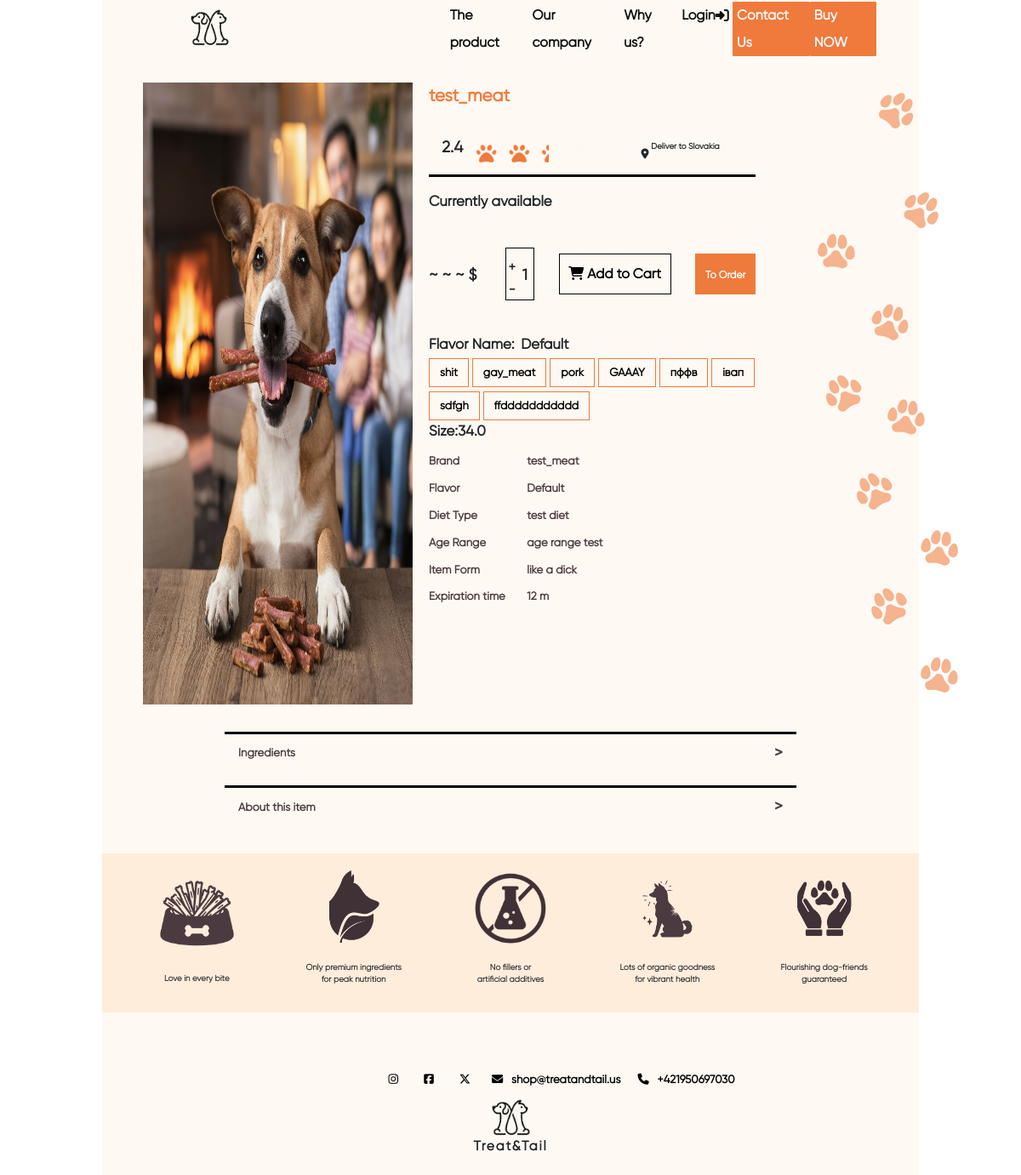
Page /products/test-meat/ on the committed database.
### shop/models.py (models this page shows, shortened)
class Product(models.Model):
    name = models.CharField(max_length=255, verbose_name="Product Name")
    name_eng = models.CharField(max_length=255, verbose_name="Product Name (English)", blank=True, null=True)
    description = models.TextField(verbose_name="Description", blank=True, null=True)
    ingredients = models.TextField(verbose_name="Ingredients", blank=True, null=True)
    slug = models.SlugField(unique=True)
    article = models.CharField(max_length=50, verbose_name="Article")
    image = models.ImageField(upload_to="products/", verbose_name="Product Image", blank=True, null=True)
    aviable_num = models.IntegerField(verbose_name="Available Quantity", default=0)
    weight = models.FloatField(verbose_name="Weight (kg)", blank=True, null=True)
    sale = models.IntegerField(verbose_name="Discount Percentage", blank=True, null=True)
    diet_type = models.CharField(max_length=100, verbose_name="Diet Type", blank=True, null=True)
    age_range = models.CharField(max_length=100, verbose_name="Age Range", blank=True, null=True)
    item_form = models.CharField(max_length=50, verbose_name="Item Form", blank=True, null=True)
    width = models.FloatField(verbose_name="Width (cm)", blank=True, null=True)
    height = models.FloatField(verbose_name="Height (cm)", blank=True, null=True)
    expiration_months = models.IntegerField(verbose_name="Months to Expiration", blank=True, null=True)
    tags = models.ManyToManyField("Tag", verbose_name="Tags", blank=True)
    created_at = models.DateTimeField(auto_now_add=True, verbose_name="Created At")
    updated_at = models.DateTimeField(auto_now=True, verbose_name="Updated At")
    rating = models.DecimalField(
        max_digits=3,
        decimal_places=1,
        null=True,
        blank=True,
        verbose_name="Rating (0-5)")
    class Meta:
        verbose_name = "Product"
        verbose_name_plural = "Products"

class ProductFlavor(models.Model):
    product = models.ForeignKey(Product, on_delete=models.CASCADE, related_name="flavors", verbose_name="Product")
    flavor_name = models.CharField(max_length=100, verbose_name="Flavor Name")
    price = models.DecimalField(max_digits=10, decimal_places=2, verbose_name="Flavor Price")
    class Meta:
        verbose_name = "Product Flavor"
        verbose_name_plural = "Product Flavors"

### shop/views.py (the view)
# urls.py: path('products/<slug:slug>/', ProductDetailView.as_view(), name='product_detail'),
class ProductDetailView(DetailView):
    model = Product
    template_name = 'shop/pages/buy.html'
    def get_context_data(self, **kwargs):
        context = super().get_context_data(**kwargs)
        product = self.object
        qty = self.kwargs.get('qty', 1)
        try:
            quantity = int(qty)
            if quantity < 1:
                quantity = 1  # Ensure quantity is at least 1
        except ValueError:
            quantity = 1  # Fallback if qty is not an integer
        context['quantity'] = quantity
        rating_percentage = (product.rating / 5) * 100 if product.rating else 0
        context['rating_percentage'] = rating_percentage
        context['flavors'] = product.flavors.all()
        context['in_stock'] = product.aviable_num > 0
        return context

### shop/templates/shop/pages/buy.html (shortened to what this page needs)
{% load static %}
<!DOCTYPE html>
<html lang="en">
<head>
    <link href="https://cdn.jsdelivr.net/npm/bootstrap@5.3.1/dist/css/bootstrap.min.css" rel="stylesheet"
>
    <link rel="stylesheet" href="{% static 'assets/css/general.css' %}">
    <link rel="stylesheet" href="{% static 'assets/css/navbarstyle.css' %}">
    <link rel="stylesheet" href="{% static 'assets/css/footerstyle.css' %}">
    <link rel="stylesheet" href="{% static 'assets/css/infoblockstyle.css' %}">
    <link rel="stylesheet" href="{% static 'assets/css/buy.css' %}">
</head>
<body>
    <div id="Wrapper">
        {% include 'shop/modules/_cap.html' %}
        <div id="ProductSection">
            <div id="ProductPhoto">
                <img src="{{ product.image.url }}" alt="{{ product.name }}">
            </div>
            <div id="UI">
                <div id="ProductTitle">
                    <p>{{ product.name }}</p>
                </div>
                <div id="RateDeliverRow">
                    <div id="RateNumeric">
                        <p>{{ product.rating|default:"4.8" }}</p>
                    </div>
                    <div class="rating_block">
                        <img src="{% static 'assets/img/rating.png' %}" alt="Rating">
                    </div>
                    <div id="DeliverTo">
                        <i class="fa-solid fa-location-dot"></i>
                        <p>Deliver to Slovakia</p>
                    </div>
                </div>
                <div id="Available">
                    {% if product.aviable_num > 0 %}
                        Currently available
                    {% else %}
                        Out of stock
                    {% endif %}
                </div>
                <div id="OrderRow">
                    <div id="Cost">
                        <span id="Num">~~~</span><span>$</span>
                    </div>
                    <div id="QuantBox">
                        <div id="PM">
                            <div id="Plus">
                                <p>+</p>
                            </div>
                            <div id="Minus">
                                <p>-</p>
                            </div>
                        </div>
                        <div id="Quant">{{ quantity }}</div>
                    </div>
                    <button id="addToCart"  value="{{ product.id }}" class="add-to-cart-btn">
                        <span><i class="fa-solid fa-cart-shopping"></i> Add to Cart</span>
                    </button>
                    <button class="to-order" id="ToOrderProduct" value="{{ product.id }}">
                        <span>To Order</span>
                    </button>
                </div>
                <div id="NameSizeVertical">
                    <div id="FlavorName">
                        <span>Flavor Name:</span>
                        <span id="SelectedFlavor" class="Flavor">Default</span>
                    </div>
                    <div id="FlavorBox">
                        {% for flavor in flavors %}
                        <div class="FlavorPicker"
                             data-flavor-id="{{ flavor.id }}"
                             data-flavor-name="{{ flavor.flavor_name }}"
                             data-price="{{ flavor.price }}">
                            {{ flavor.flavor_name }}
                        </div>
                        {% endfor %}
                    </div>
                    <div id="Size">
                        <span>Size:</span>
                        <span id="SizeNum">{{ product.weight }}</span>
                    </div>
                </div>
                <div id="Characteristics">
                    <table>
                        <tr>
                            <td>Brand</td>
                            <td>{{ product.name }}</td>
                        </tr>
                        <tr>
                            <td>Flavor</td>
                            <td id="SelectedFlavorInTable">Default</td>
                        </tr>
                        <tr>
                            <td>Diet Type</td>
                            <td>{{ product.diet_type }}</td>
                        </tr>
                        <tr>
                            <td>Age Range</td>
                            <td>{{ product.age_range }}</td>
                        </tr>
                        <tr>
                            <td>Item Form</td>
                            <td>{{ product.item_form }}</td>
                        </tr>
                        <tr>
                            <td>Expiration time</td>
                            <td>{{ product.expiration_months }} m</td>
                        </tr>
                    </table>
                </div>
            </div>
            <div class="paws_array">
                <img src="{% static 'assets/img/paw_array.png' %}" alt="">
            </div>
        </div>
        <div class="additional-info">
            <div id="toggleSection">
                <div class="toggle-item">
                    <button class="toggle-button">
                        Ingredients
                        <span class="toggle-icon">&gt;</span>
                    </button>
                </div>
                <div class="toggle-item">
                    <button class="toggle-button">
                        About this item
                        <span class="toggle-icon">&gt;</span>
                    </button>
                </div>
            </div>
        </div>
        {% include 'shop/modules/_features.html' %}
        {% include 'shop/modules/_footer.html' %}
    </div>
</body>
</html>

### static/assets/css/general.css (style rules this page uses)
* { padding: 0; margin: 0; font-family: "Gilroy", sans-serif; font-weight: 700; box-sizing: border-box; }
body { background-color: #FEF9F3; background-color: rgba(39, 34, 34, 0); }
#Wrapper { min-height: 100vh; width: 80vw; margin: 0 auto; }

### static/assets/css/footerstyle.css (style rules this page uses)
html, body { height: 100%; margin: 0; }
#Wrapper { display: flex; flex-direction: column; min-height: 100vh; }

### static/assets/css/buy.css (style rules this page uses)
#Header, #ProductSection { background-color: rgba(254, 249, 243, 1); }
#ProductSection { padding-top: 3%; }
div.toggle-item:nth-child(1) > button:nth-child(1), div.toggle-item:nth-child(2) > button:nth-child(1) { font-size: 1.1Vw; font-weight: 1000 !important; }
#ProductSection, #ProductSection div { display: flex; }
#ProductSection { width: 100%; }
#ProductPhoto { width: 40%; padding-left: 5%; padding-right: 2%; }
#ProductPhoto img { width: 100%; }
#UI { width: 40%; display: flex; flex-direction: column; }
#ProductTitle { color:rgba(239, 122, 59, 1); font-size: 1.7vw; white-space-collapse: preserve-breaks; }
#RateDeliverRow { justify-content: space-between; width: 100%; font-size: 1.55vw; border-bottom: 3px solid black; padding-bottom: 0.7%; margin-top: 4%; align-items: center; }
#DeliverTo { font-size: 1vw; align-items: center; width: 35%; }
#DeliverTo p { font-size: 0.8vw; margin-left: 2%; }
#RateNumeric { margin-left: 4%; }
#Available { margin-top: 4%; font-size: 1.4vw; }
#OrderRow { display: flex; flex-direction: row; justify-content: space-between; align-items: center; margin-top: 3%; }
.add-to-cart-btn { padding: 0.9vw; border: solid 1px black; background-color: transparent; }
#QuantBox * { padding: 4px !important; }
#ToOrderProduct > span:nth-child(1) { font-size: 1vw !important; }
#Cost { letter-spacing: 0.4vw; font-size: 1.5vw; }
#QuantBox { display: flex; flex-direction: row; align-items: center; border: 1px solid black; height: 50%; font-size: 1.5vw; width: 9%; }
#PM { display: flex; flex-direction: column; align-items: center; font-size: 1.3vw; width: 30%; text-align: center; box-sizing: border-box; height: 100%; margin-bottom: 10%; margin-left: 7%; }
#Plus, #Minus { height: 50%; display: flex; flex-direction: column; justify-content: space-around; text-align: center; align-items: center; align-content: center; cursor: pointer; }
#Plus { padding-top: 5px; }
#Quant { width: 70%; text-align: center; align-items: center; align-content: center; display: flex; justify-content: space-around; }
#NameSizeVertical { display: flex; flex-direction: column; justify-content: space-between; margin-top: 2%; font-size: 1.4vw; }
.Flavor { font-weight: bold; }
#FlavorBox { display: flex; flex-wrap: wrap; gap: 5px; row-gap: 5px !important; justify-content: flex-start; margin-top: 1%; }
#ToOrderProduct { padding: 0.9vw; border-radius: 0; border: solid 1px #ee7a3c; background-color: #ee7a3c; color: white; font-size: 16px !important; }
#FlavorName .Flavor { margin-left: 2%; }
.rating_block { position: relative; width: 100%; max-width: 200px; height: auto; }
.rating_block img { display: block; width: 100%; height: auto; position: relative; z-index: 2; }
#FlavorBox { display: flex; gap: 1%; margin-top: 1%; }
.FlavorPicker { padding: 0.5vw 1vw; border: 1px solid #ee7a3c; background-color: transparent; color: black; font-size: 1.1vw; cursor: pointer; text-align: center; font-weight: bold; box-shadow: none; transition: all 0.3s ease; }
#Characteristics table { width: 100%; margin-top: 2%; border-collapse: collapse; font-size: 1.1vw; }
#Characteristics td { padding: 0.5vw 0; color: #4b3b40; vertical-align: top; }
#Characteristics td:first-child { font-weight: bold; width: 30%; }
#Characteristics td:last-child { text-align: left; width: 70%; }
#toggleSection { display: flex; flex-direction: column; gap: 1rem; width: 70%; margin: 2rem auto; background-color: #fef9f3; }
.toggle-item { width: 100%; position: relative; background-color: #fef9f3; border-top: 3px solid black; }
.toggle-button { padding: 0.5rem 1rem; font-size: 1rem; width: 100%; text-align: left; background-color: transparent; color: #4b3b40; border: none; cursor: pointer; display: flex; justify-content: space-between; align-items: center; }
.toggle-icon { font-size: 1.2rem; transition: transform 0.3s ease; }
.additional-info { background-color: #fef9f3; }
.paws_array > img:nth-child(1) { margin-left: 35%; }

### rows in the picture
Product: image (picture), name "test_meat", rating "2.4", weight "34.0", diet_type "test diet", age_range "age range test", item_form "like a dick", expiration_months "12"
ProductFlavor: flavor_name "shit"
ProductFlavor: flavor_name "gay_meat"
ProductFlavor: flavor_name "pork"
ProductFlavor: flavor_name "GAAAY"
ProductFlavor: flavor_name "пффв"
ProductFlavor: flavor_name "івап"
ProductFlavor: flavor_name "sdfgh"
ProductFlavor: flavor_name "ffddddddddddd"

### other values in the picture
{{ quantity }} "1"
